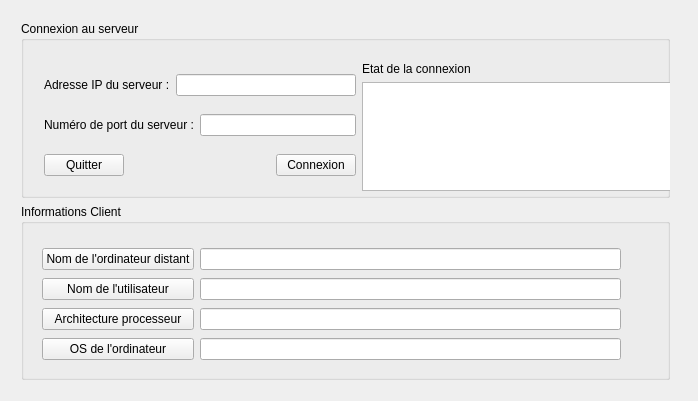
<?xml version="1.0" encoding="UTF-8"?>
<ui version="4.0">
 <class>ClientWidget</class>
 <widget class="QWidget" name="ClientWidget">
  <property name="geometry">
   <rect>
    <x>0</x>
    <y>0</y>
    <width>698</width>
    <height>401</height>
   </rect>
  </property>
  <property name="windowTitle">
   <string>ClientWidget</string>
  </property>
  <widget class="QWidget" name="layoutWidget">
   <property name="geometry">
    <rect>
     <x>10</x>
     <y>10</y>
     <width>671</width>
     <height>381</height>
    </rect>
   </property>
   <layout class="QVBoxLayout" name="verticalLayout_5">
    <item>
     <widget class="QGroupBox" name="groupBoxConnexion">
      <property name="title">
       <string>Connexion au serveur</string>
      </property>
      <widget class="QWidget" name="layoutWidget_2">
       <property name="geometry">
        <rect>
         <x>12</x>
         <y>30</y>
         <width>651</width>
         <height>151</height>
        </rect>
       </property>
       <layout class="QHBoxLayout" name="horizontalLayout_4">
        <item>
         <layout class="QVBoxLayout" name="verticalLayout">
          <item>
           <layout class="QHBoxLayout" name="horizontalLayout">
            <item>
             <widget class="QLabel" name="labelIPServeur">
              <property name="text">
               <string>Adresse IP du serveur :</string>
              </property>
             </widget>
            </item>
            <item>
             <widget class="QLineEdit" name="lineEditIPServeur"/>
            </item>
           </layout>
          </item>
          <item>
           <layout class="QHBoxLayout" name="horizontalLayout_2">
            <item>
             <widget class="QLabel" name="labelNumeroPort">
              <property name="text">
               <string>Numéro de port du serveur :</string>
              </property>
             </widget>
            </item>
            <item>
             <widget class="QLineEdit" name="lineEditNumeroPort"/>
            </item>
           </layout>
          </item>
          <item>
           <layout class="QHBoxLayout" name="horizontalLayout_3">
            <item>
             <widget class="QPushButton" name="pushButtonQuitter">
              <property name="text">
               <string>Quitter</string>
              </property>
             </widget>
            </item>
            <item>
             <spacer name="horizontalSpacer">
              <property name="orientation">
               <enum>Qt::Horizontal</enum>
              </property>
              <property name="sizeHint" stdset="0">
               <size>
                <width>118</width>
                <height>20</height>
               </size>
              </property>
             </spacer>
            </item>
            <item>
             <widget class="QPushButton" name="pushButtonConnexion">
              <property name="text">
               <string>Connexion</string>
              </property>
             </widget>
            </item>
           </layout>
          </item>
         </layout>
        </item>
        <item>
         <layout class="QVBoxLayout" name="verticalLayout_2">
          <item>
           <widget class="QLabel" name="labelEtatConnexion">
            <property name="text">
             <string>Etat de la connexion</string>
            </property>
           </widget>
          </item>
          <item>
           <widget class="QTextEdit" name="textEditEtat"/>
          </item>
         </layout>
        </item>
       </layout>
      </widget>
     </widget>
    </item>
    <item>
     <widget class="QGroupBox" name="groupBoxInfo">
      <property name="title">
       <string>Informations Client</string>
      </property>
      <widget class="QWidget" name="layoutWidget_3">
       <property name="geometry">
        <rect>
         <x>10</x>
         <y>31</y>
         <width>601</width>
         <height>141</height>
        </rect>
       </property>
       <layout class="QHBoxLayout" name="horizontalLayout_5">
        <item>
         <layout class="QVBoxLayout" name="verticalLayout_4">
          <item>
           <widget class="QPushButton" name="pushButtonNomOrdinateur">
            <property name="text">
             <string>Nom de l'ordinateur distant</string>
            </property>
           </widget>
          </item>
          <item>
           <widget class="QPushButton" name="pushButtonNomUtilisateur">
            <property name="text">
             <string>Nom de l'utilisateur</string>
            </property>
           </widget>
          </item>
          <item>
           <widget class="QPushButton" name="pushButtonProcesseur">
            <property name="text">
             <string>Architecture processeur</string>
            </property>
           </widget>
          </item>
          <item>
           <widget class="QPushButton" name="pushButtonOS">
            <property name="text">
             <string>OS de l'ordinateur</string>
            </property>
           </widget>
          </item>
         </layout>
        </item>
        <item>
         <layout class="QVBoxLayout" name="verticalLayout_3">
          <item>
           <widget class="QLineEdit" name="lineEditNomMachine">
            <property name="cursor">
             <cursorShape>ArrowCursor</cursorShape>
            </property>
            <property name="readOnly">
             <bool>true</bool>
            </property>
           </widget>
          </item>
          <item>
           <widget class="QLineEdit" name="lineEditNomUtilisateur">
            <property name="cursor">
             <cursorShape>ArrowCursor</cursorShape>
            </property>
            <property name="readOnly">
             <bool>true</bool>
            </property>
           </widget>
          </item>
          <item>
           <widget class="QLineEdit" name="lineEditArchitecture">
            <property name="cursor">
             <cursorShape>ArrowCursor</cursorShape>
            </property>
            <property name="readOnly">
             <bool>true</bool>
            </property>
           </widget>
          </item>
          <item>
           <widget class="QLineEdit" name="lineEditOS">
            <property name="cursor">
             <cursorShape>ArrowCursor</cursorShape>
            </property>
            <property name="readOnly">
             <bool>true</bool>
            </property>
           </widget>
          </item>
         </layout>
        </item>
       </layout>
      </widget>
     </widget>
    </item>
   </layout>
  </widget>
 </widget>
 <layoutdefault spacing="6" margin="11"/>
 <resources/>
 <connections/>
</ui>
